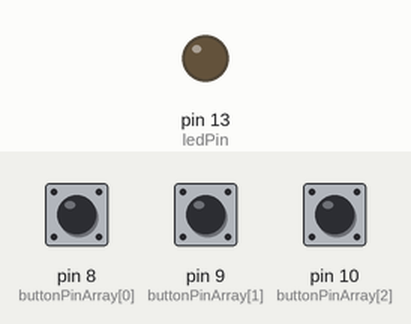
A sketch run on a simulated Arduino Uno, built with avr-gcc and run on an emulated ATmega328P. Shown: output pins drawn as LEDs (lit = HIGH). The inputs (shaded band) are chosen by the test bench; at power-on: pin 8 (buttonPinArray[0]) LOW, pin 9 (buttonPinArray[1]) LOW, pin 10 (buttonPinArray[2]) LOW.

Above: at 1.2 s.
1.3 s: pin 8 (buttonPinArray[0]) pulled HIGH for 0.15 s
At 1.37 s:
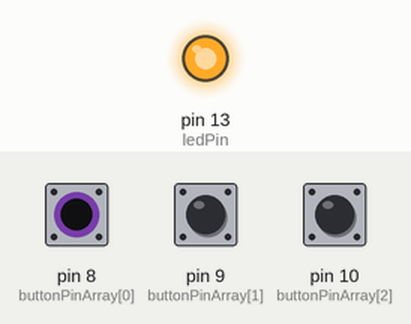
2.9 s: pin 8 (buttonPinArray[0]) pulled HIGH for 3.2 s
At 6.5 s:
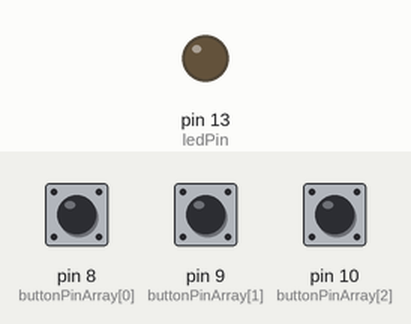
7.6 s: pin 9 (buttonPinArray[1]) pulled HIGH for 3.2 s
At 8.6 s:
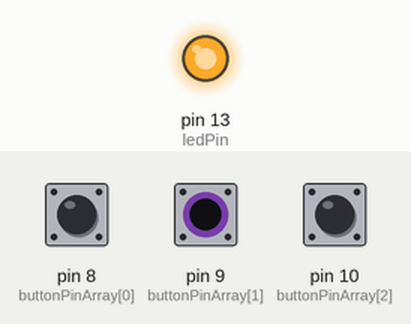
Timing chart, 0 to 12.3 s (numbered marks = the images above; inputs shaded):
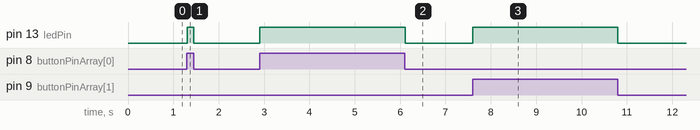

Measured:
- after the input at 1.3 s, pin 13 (ledPin): LOW → HIGH at once, → LOW 0.15 s later
- after the input at 2.9 s, pin 13 (ledPin): LOW → HIGH at once, → LOW 3.2 s later
- after the input at 7.6 s, pin 13 (ledPin): LOW → HIGH at once, → LOW 3.2 s later

The sketch:

MultiButton_NoKnightRider.ino
```cpp
int buttonPinArray[] = {
  8, 9, 10}; // the pin addresses for our buttons
int buttonStateArray[] = {
  LOW,LOW,LOW}; // this is the current state of our buttons

const int ledPin = 13;

int count = 0;
int timer = 100;

void setup() {
  Serial.begin(9600); // start the serial mode so we can debug on the computer

  // set up our button pins as input
  for(count=0; count<3;count++) {
    pinMode(buttonPinArray[count], INPUT);
  }

  pinMode(ledPin, OUTPUT);
}

void loop() {
  for(count=0; count<3;count++) {
    buttonStateArray[count] = digitalRead(buttonPinArray[count]);
  }

  if(buttonStateArray[0] == HIGH ||
    buttonStateArray[1] == HIGH ||
    buttonStateArray[2] == HIGH) {
   digitalWrite(ledPin,HIGH);

  } else {
   digitalWrite(ledPin,LOW);
  }

  delay(10);

}
```
